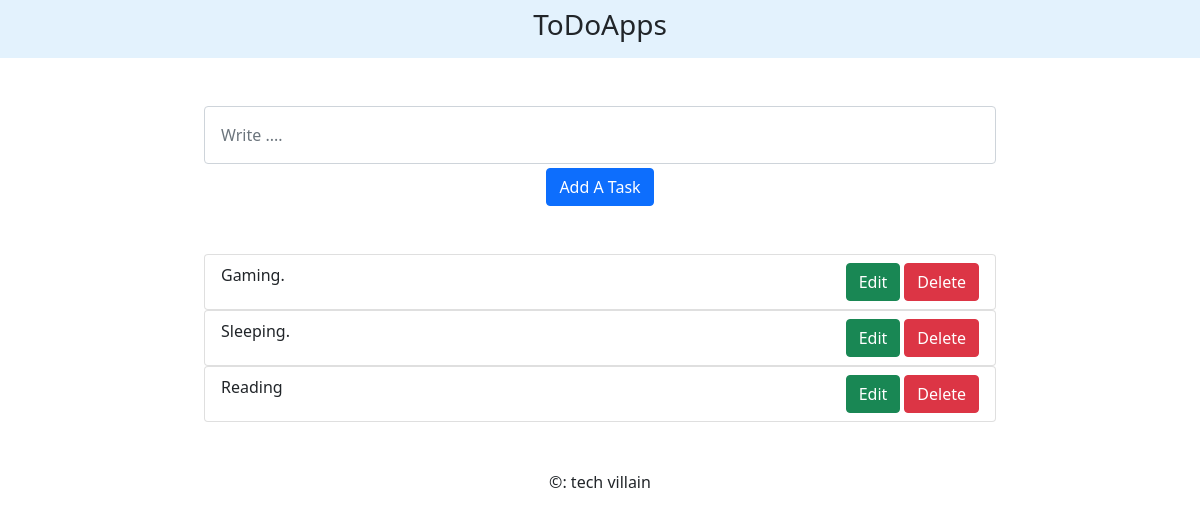
Before: / with the older database file.
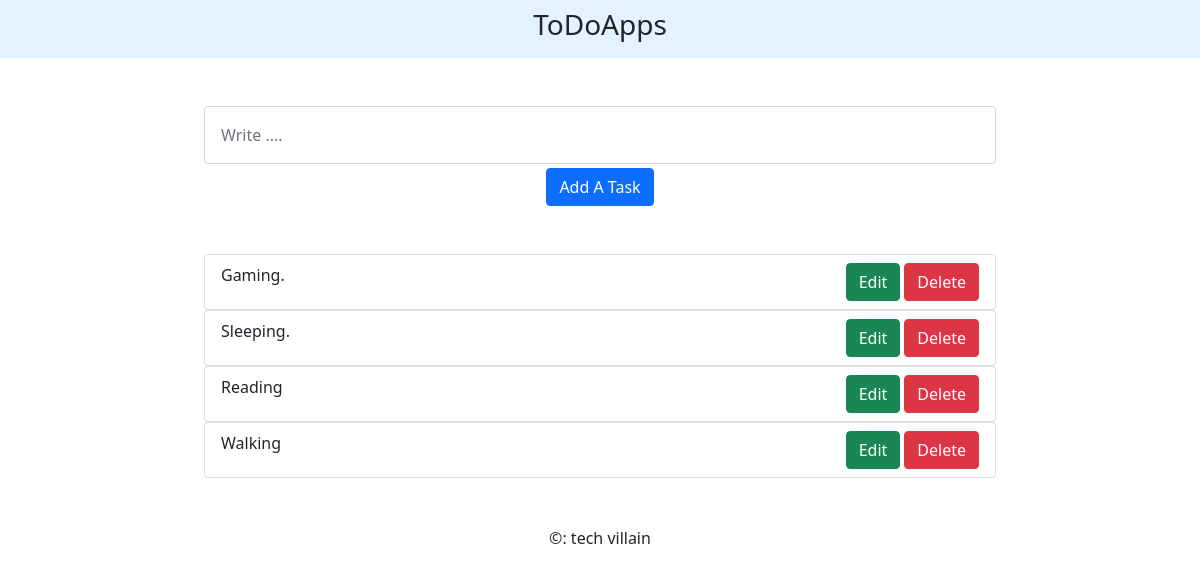
After: the same page with the newer database file.
### second/models.py (models this page shows, shortened)
class ItemList(models.Model):
	content = models.CharField(max_length=250)
	taking_date = models.DateTimeField(auto_now=True)
	class Meta:
		ordering = ('taking_date',)

### second/views.py (the view)
# urls.py: 2. Add a URL to urlpatterns:  path('', views.home, name='home')
def home(request):
	viewContent=request.POST.get('content')
	if request.method == 'POST' :
		dt=ItemList(content=viewContent)
		dt.save()
		messages.success(request,'Successfully Saved')
		return redirect('/') #To solved 'reload and automatically add' problem
	documents=ItemList.objects.all().order_by('taking_date')
	context={
		'documents' : documents,
	}
	return render(request, 'index.html',context)

### templates/index.html (shortened to what this page needs)
<!DOCTYPE html>
<html>
	<head>
		<link href="https://cdn.jsdelivr.net/npm/bootstrap@5.0.2/dist/css/bootstrap.min.css" rel="stylesheet">
	</head>
	<body>
		<nav class="navbar navbar-light row" style="background-color: #e3f2fd;">
			<div class="col-8 text-center">
				<h3>ToDoApps</h3>
			</div>
		</nav>
			<div class="row mt-5">
				<div class="col-2"></div>
				<div class="col-8">
					<form action="" method="post" class="form-inline">
					<input type="text" name="content" class="form-control p-3" placeholder="Write ...." required="">
					<div class="text-center">
					<button class="btn btn-primary mt-1 mb-5">Add A Task</button>
					</div>
					</form>
					<div>
						{% for doc in documents %}
						<ul class="list-group">
						<li class="list-group-item">{{doc.content}}
								<a href="/delete_item/{{doc.id}}" class="btn btn-danger float-end ms-1">Delete</a>
								<a href="/edit/{{doc.id}}" class="btn btn-success float-end">Edit</a>
						</li>
						</ul>
						{% endfor %}
					</div>
				</div>
				<div class="col-2"></div>
			</div>
			<div class="text-center my-5">
				<div>&copy: tech villain</div>
			</div>
	</body>
</html>

Changed rows visible on the page:
added ItemList: content "Walking"
